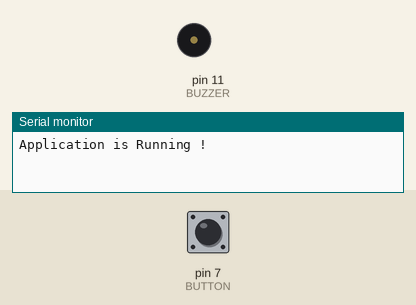
Simulated run of this sketch. Board: Arduino Uno, built with avr-gcc and run on an emulated ATmega328P. Parts: buzzer (waves = sounding), the last lines printed to the serial monitor. The inputs (shaded band) are chosen by the test bench; at power-on: pin 7 (BUTTON) LOW. Random numbers use the default seed unless the sketch sets one.

Above: at 1.2 s.
1.3 s: pin 7 (BUTTON) pulled HIGH for 0.15 s
At 3.4 s:
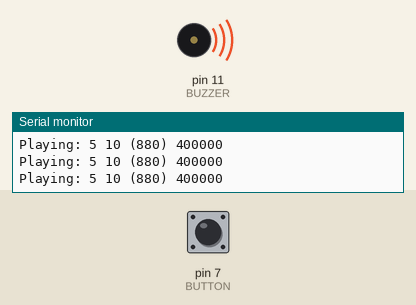
4.4 s: pin 7 (BUTTON) pulled HIGH for 1 s
Timing chart, 0 to 5.3 s (numbered marks = the images above; inputs shaded):
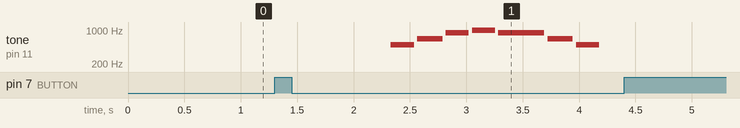

Measured:
- after the input at 1.3 s, tone on pin 11 (BUZZER): plays 494 Hz for 0.21 s, 659 Hz for 0.22 s, 880 Hz for 0.20 s, 988 Hz for 0.20 s, 880 Hz for 0.41 s, 659 Hz for 0.22 s … (7 notes in this stretch), starting after 1.0 s

The sketch:

music_player.ino
```cpp
#define BUTTON  7
#define BUZZER   11

//const char *song = "Indiana:d=4,o=5,b=250:e,8p,8f,8g,8p,1c6,8p.,d,8p,8e,1f,p.,g,8p,8a,8b,8p,1f6,p,a,8p,8b,2c6,2d6,2e6,e,8p,8f,8g,8p,1c6,p,d6,8p,8e6,1f.6,g,8p,8g,e.6,8p,d6,8p,8g,e.6,8p,d6,8p,8g,f.6,8p,e6,8p,8d6,2c6";
//const char *song = "Entertainer:d=4,o=5,b=140:8d,8d#,8e,c6,8e,c6,8e,2c.6,8c6,8d6,8d#6,8e6,8c6,8d6,e6,8b,d6,2c6,p,8d,8d#,8e,c6,8e,c6,8e,2c.6,8p,8a,8g,8f#,8a,8c6,e6,8d6,8c6,8a,2d6";
//const char *song = "Looney:d=4,o=5,b=140:32p,c6,8f6,8e6,8d6,8c6,a.,8c6,8f6,8e6,8d6,8d#6,e.6,8e6,8e6,8c6,8d6,8c6,8e6,8c6,8d6,8a,8c6,8g,8a#,8a,8f";
//const char *song = "Bond:d=4,o=5,b=80:32p,16c#6,32d#6,32d#6,16d#6,8d#6,16c#6,16c#6,16c#6,16c#6,32e6,32e6,16e6,8e6,16d#6,16d#6,16d#6,16c#6,32d#6,32d#6,16d#6,8d#6,16c#6,16c#6,16c#6,16c#6,32e6,32e6,16e6,8e6,16d#6,16d6,16c#6,16c#7,c.7,16g#6,16f#6,g#.6";
//const char *song = "MASH:d=8,o=5,b=140:4a,4g,f#,g,p,f#,p,g,p,f#,p,2e.,p,f#,e,4f#,e,f#,p,e,p,4d.,p,f#,4e,d,e,p,d,p,e,p,d,p,2c#.,p,d,c#,4d,c#,d,p,e,p,4f#,p,a,p,4b,a,b,p,a,p,b,p,2a.,4p,a,b,a,4b,a,b,p,2a.,a,4f#,a,b,p,d6,p,4e.6,d6,b,p,a,p,2b";
//const char *song = "StarWars:d=4,o=5,b=45:32p,32f#,32f#,32f#,8b.,8f#.6,32e6,32d#6,32c#6,8b.6,16f#.6,32e6,32d#6,32c#6,8b.6,16f#.6,32e6,32d#6,32e6,8c#.6,32f#,32f#,32f#,8b.,8f#.6,32e6,32d#6,32c#6,8b.6,16f#.6,32e6,32d#6,32c#6,8b.6,16f#.6,32e6,32d#6,32e6,8c#6,8p$";
//const char *song = "GoodBad:d=4,o=5,b=56:32p,32a#,32d#6,32a#,32d#6,8a#.,16f#.,16g#.,d#,32a#,32d#6,32a#,32d#6,8a#.,16f#.,16g#.,c#6,32a#,32d#6,32a#,32d#6,8a#.,16f#.,32f.,32d#.,c#,32a#,32d#6,32a#,32d#6,8a#.,16g#.,d#";
//const char *song = "TopGun:d=4,o=4,b=31:32p,16c#,16g#,16g#,32f#,32f,32f#,32f,16d#,16d#,32c#,32d#,16f,32d#,32f,16f#,32f,32c#,16f,d#,16c#,16g#,16g#,32f#,32f,32f#,32f,16d#,16d#,32c#,32d#,16f,32d#,32f,16f#,32f,32c#,g#";
//const char *song = "A-Team:d=8,o=5,b=125:4d#6,a#,2d#6,16p,g#,4a#,4d#.,p,16g,16a#,d#6,a#,f6,2d#6,16p,c#.6,16c6,16a#,g#.,2a#";
//const char *song = "Flinstones:d=4,o=5,b=40:32p,16f6,16a#,16a#6,32g6,16f6,16a#.,16f6,32d#6,32d6,32d6,32d#6,32f6,16a#,16c6,d6,16f6,16a#.,16a#6,32g6,16f6,16a#.,32f6,32f6,32d#6,32d6,32d6,32d#6,32f6,16a#,16c6,a#,16a6,16d.6,16a#6,32a6,32a6,32g6,32f#6,32a6,8g6,16g6,16c.6,32a6,32a6,32g6,32g6,32f6,32e6,32g6,8f6,16f6,16a#.,16a#6,32g6,16f6,16a#.,16f6,32d#6,32d6,32d6,32d#6,32f6,16a#,16c.6,32d6,32d#6,32f6,16a#,16c.6,32d6,32d#6,32f6,16a#6,16c7,8a#.6";
//const char *song = "Jeopardy:d=4,o=6,b=125:c,f,c,f5,c,f,2c,c,f,c,f,a.,8g,8f,8e,8d,8c#,c,f,c,f5,c,f,2c,f.,8d,c,a#5,a5,g5,f5,p,d#,g#,d#,g#5,d#,g#,2d#,d#,g#,d#,g#,c.7,8a#,8g#,8g,8f,8e,d#,g#,d#,g#5,d#,g#,2d#,g#.,8f,d#,c#,c,p,a#5,p,g#.5,d#,g#";
//const char *song = "MahnaMahna:d=16,o=6,b=125:c#,c.,b5,8a#.5,8f.,4g#,a#,g.,4d#,8p,c#,c.,b5,8a#.5,8f.,g#.,8a#.,4g,8p,c#,c.,b5,8a#.5,8f.,4g#,f,g.,8d#.,f,g.,8d#.,f,8g,8d#.,f,8g,d#,8c,a#5,8d#.,8d#.,4d#,8d#.";
//const char *song = "MissionImp:d=16,o=6,b=95:32d,32d#,32d,32d#,32d,32d#,32d,32d#,32d,32d,32d#,32e,32f,32f#,32g,g,8p,g,8p,a#,p,c7,p,g,8p,g,8p,f,p,f#,p,g,8p,g,8p,a#,p,c7,p,g,8p,g,8p,f,p,f#,p,a#,g,2d,32p,a#,g,2c#,32p,a#,g,2c,a#5,8c,2p,32p,a#5,g5,2f#,32p,a#5,g5,2f,32p,a#5,g5,2e,d#,8d";
const char *song = "MacGyver:d=4,o=6,b=150:8b4,8e5,8a5,8b5,a5,8e5,8b4,8p,8e5,8a5,8b5,8a5,8e5,b4,8p,8e5,8a5,8b5,a5,8e5,8b4,8p,8a5,8d,8c,8d,8c,8b5,8a5,8b4,8e5,8a5,8b5,a5,8e5,8b4,8p,8e5,8a5,8b5,8a5,8e5,b4,8p,8e5,8a5,8b5,a5,8e5,8b4,8p,8a5,8d,8c,8d,8c,8b5,8a5,b5,8p,2b5,8p,b5,8p,a5,d.,b5,8p,2b5,8p,8b5,8p,2a5,p,8c,8c,8c,8c,8c,8c,8c,8c,2b5,16p,8f#5,8a5,8p,2g5,8p,8c,8c,8p,b5,8a5,8b5,8a5,8g5,8p,e,2a5,16p,8c,8c,8p,2b5,8p,8f#5,8a5,8p,2g5,8p,8c,8c,8p,4b5,8a5,8b5,8a5,8g5,8p,4e,2a5,2b5,32p,8c,8b5,8a5,c,8b5,8a5,8d,8c,8b5,d,8c,8b5,e,8d,8e,f#,b5,g,8p,f#,f,b5,8g,8e,8b5,8f#,8d,8a5,8e,8c,8g5,8d,8b5,8g5,8c,8e5,8b5,8d5,8c,8b5,8a5,8g5,a#5,a5,8g,8g5,8d,8g5,8d#,8d#5,8a#5,8a5,8g5,8g4,8d5,8g4,8d#5,8g4,8a#4,8a4,8g4,8g4,8g4,8g4,8g4,8g4,8g4,8p$";

enum e_state {WAITING, STARTING, PLAYING, NOISING, ENDING};
int state = WAITING;

void setup() {
  pinMode(BUTTON, INPUT);
  pinMode(BUZZER, OUTPUT);
  choose_song(song, BUZZER);

  Serial.begin(9600);
  while(!Serial);
  Serial.println("Application is Running !");
}

void loop() {
  switch(state){
    case WAITING:
      waiting();
      break;
    case STARTING:
      starting();
      break;
    case PLAYING:
      playing();
      break;
    case NOISING:
      noise(300, 3000);
      break;
    case ENDING:
      ending();
      break;
  }
}

void waiting() {
  if (digitalRead(BUTTON) == HIGH) {
    Serial.println("Button pushed");
    state = STARTING;
    start_playing();
  }
}

void starting() {
  Serial.println("Playing start in 1 second");
  delay(1000);
  Serial.println("Playing now");
  state = PLAYING;
}

void playing() {
  play_note();
  if (!is_playing_song()) {
    Serial.println("End of the song");
    state = ENDING;
  }
  if (digitalRead(BUTTON) == HIGH) {
    Serial.println("Button pushed");
    state = NOISING;
    stop_playing();
  }
}

void noise(int freq, int duration)  {
  int low = freq - 100;
  int high = freq + 100;
  unsigned long time = millis();
  while(millis() - time <= duration)  {
    tone(BUZZER, random(low, high));
  }
  noTone(BUZZER);
  state = ENDING;
}


void ending() {
  Serial.println("Ending start in 10 seconds");
  delay(10000);
  Serial.println("Ending now");
  state = WAITING;
}
```

song.ino
```cpp
#define OCTAVE_OFFSET 0

#define NOTE_C4  262
#define NOTE_CS4 277
#define NOTE_D4  294
#define NOTE_DS4 311
#define NOTE_E4  330
#define NOTE_F4  349
#define NOTE_FS4 370
#define NOTE_G4  392
#define NOTE_GS4 415
#define NOTE_A4  440
#define NOTE_AS4 466
#define NOTE_B4  494
#define NOTE_C5  523
#define NOTE_CS5 554
#define NOTE_D5  587
#define NOTE_DS5 622
#define NOTE_E5  659
#define NOTE_F5  698
#define NOTE_FS5 740
#define NOTE_G5  784
#define NOTE_GS5 831
#define NOTE_A5  880
#define NOTE_AS5 932
#define NOTE_B5  988
#define NOTE_C6  1047
#define NOTE_CS6 1109
#define NOTE_D6  1175
#define NOTE_DS6 1245
#define NOTE_E6  1319
#define NOTE_F6  1397
#define NOTE_FS6 1480
#define NOTE_G6  1568
#define NOTE_GS6 1661
#define NOTE_A6  1760
#define NOTE_AS6 1865
#define NOTE_B6  1976
#define NOTE_C7  2093
#define NOTE_CS7 2217
#define NOTE_D7  2349
#define NOTE_DS7 2489
#define NOTE_E7  2637
#define NOTE_F7  2794
#define NOTE_FS7 2960
#define NOTE_G7  3136
#define NOTE_GS7 3322
#define NOTE_A7  3520
#define NOTE_AS7 3729
#define NOTE_B7  3951

int notes[] = { 0,
  NOTE_C4, NOTE_CS4, NOTE_D4, NOTE_DS4, NOTE_E4, NOTE_F4, NOTE_FS4, NOTE_G4, NOTE_GS4, NOTE_A4, NOTE_AS4, NOTE_B4,
  NOTE_C5, NOTE_CS5, NOTE_D5, NOTE_DS5, NOTE_E5, NOTE_F5, NOTE_FS5, NOTE_G5, NOTE_GS5, NOTE_A5, NOTE_AS5, NOTE_B5,
  NOTE_C6, NOTE_CS6, NOTE_D6, NOTE_DS6, NOTE_E6, NOTE_F6, NOTE_FS6, NOTE_G6, NOTE_GS6, NOTE_A6, NOTE_AS6, NOTE_B6,
  NOTE_C7, NOTE_CS7, NOTE_D7, NOTE_DS7, NOTE_E7, NOTE_F7, NOTE_FS7, NOTE_G7, NOTE_GS7, NOTE_A7, NOTE_AS7, NOTE_B7
};

char _pin;
const char *song_to_play;
const char *note_pointer;
char duration = 4;
char octave = 6;
int bpm = 63;
long wholenote; // don't know what is this ?!
bool playing_song = false;


void choose_song(const char *s, char pin) {
  _pin = pin;
  song_to_play = s;
}

void start_playing() {
  note_pointer = song_to_play;

  // Absolutely no error checking in here
  int num; // utility to parse numbers from the notes sequence of the `song` string.

  // format: d=N,o=N,b=NNN:
  // find the start (skip name, etc)

  while (*note_pointer != ':') {
    note_pointer++; // ignore name
  }
  note_pointer++; // skip ':'

  // get default duration
  if (*note_pointer == 'd') {
    note_pointer += 2; // skip "d="
    num = 0;
    while (isdigit(*note_pointer)) {
      num = (num * 10) + (*note_pointer++ - '0');
    }
    if (num > 0) {
      duration = num;
    }
    note_pointer++; // skip comma
  }
  Serial.print("duration: "); Serial.println(duration, 10);

  // get default octave
  if (*note_pointer == 'o') {
    note_pointer++; note_pointer++; // skip "o="
    num = *note_pointer++ - '0';
    if (num >= 3 && num <= 7) {
      octave = num;
    }
    note_pointer++; // skip comma
  }
  Serial.print("octave: "); Serial.println(octave, 10);

  // get BPM
  if (*note_pointer == 'b') {
    note_pointer++; note_pointer++; // skip "b="
    num = 0;
    while (isdigit(*note_pointer)) {
      num = (num * 10) + (*note_pointer++ - '0');
    }
    bpm = num;
    note_pointer++; // skip colon
  }
  Serial.print("bpm: "); Serial.println(bpm, 10);

  // BPM usually expresses the number of quarter notes per minute
  wholenote = (60 * 1000L / bpm) * 4;  // this is the time for whole note (in milliseconds)
  Serial.print("wholenote: "); Serial.println(wholenote, 10);

  playing_song = true;
}

void stop_playing() {
  playing_song = false;
  noTone(_pin);
}


char note = 0;
char scale = 0;
unsigned long note_start = 0;
unsigned long note_duration = 0;

void play_note() {
  if (!playing_song) {
    return;
  }

  int num; // util var to parse numbers from the notes sequence of the `song` string.

  unsigned long note_micros = micros() - note_start;
  if (note_micros < note_duration) {
    // now, play the note or the pause
    if (note) {
      Serial.print("Playing: ");
      Serial.print(scale, 10); Serial.print(' ');
      Serial.print(note, 10); Serial.print(" (");
      Serial.print(notes[(scale - 4) * 12 + note], 10);
      Serial.print(") ");
      Serial.println(note_duration, 10);
      tone(_pin, notes[(scale - 4) * 12 + note]);
    } else {
      Serial.print("Pausing: ");
      Serial.println(note_duration, 10);
    }
  } else {
//  if (note_micros >= note_duration) {
    noTone(_pin);

    // first, get note duration, if available
    num = 0;
    while (isdigit(*note_pointer)) {
      num = (num * 10) + (*note_pointer++ - '0');
    }
    if (num) {
      note_duration = wholenote / num;
    } else {
      note_duration = wholenote / duration;  // we will need to check if we are a dotted note after
    }
    note_duration *= 1000; // convert milliseconds to microseconds

    // now get the note
    switch (*note_pointer) {
      case 'c':
        note = 1;
        break;
      case 'd':
        note = 3;
        break;
      case 'e':
        note = 5;
        break;
      case 'f':
        note = 6;
        break;
      case 'g':
        note = 8;
        break;
      case 'a':
        note = 10;
        break;
      case 'b':
        note = 12;
        break;
      case 'p':
      default:
        note = 0;
    }
    note_pointer++;

    // now, get optional '#' sharp
    if (*note_pointer == '#') {
      note++;
      note_pointer++;
    }

    // now, get optional '.' dotted note
    if (*note_pointer == '.') {
      note_duration += note_duration/2;
      note_pointer++;
    }

    // now, get scale
    if (isdigit(*note_pointer)) {
      scale = *note_pointer - '0';
      note_pointer++;
    } else {
      scale = octave;
    }
    scale += OCTAVE_OFFSET;

    if (*note_pointer == ',') {
      // skip comma for next note (or we may be at the end)
      note_pointer++;
    } else if (*note_pointer == '$') {
      // stop the song if it's the end (materialized with $ char)
      stop_playing();
    }

//    // now, play the note or the pause
    if (note) {
      Serial.print("Playing: ");
      Serial.print(scale, 10); Serial.print(' ');
      Serial.print(note, 10); Serial.print(" (");
      Serial.print(notes[(scale - 4) * 12 + note], 10);
      Serial.print(") ");
      Serial.println(note_duration, 10);
      tone(_pin, notes[(scale - 4) * 12 + note]);
    } else {
      Serial.print("Pausing: ");
      Serial.println(note_duration, 10);
    }

    note_start = micros();
  }
}

bool is_playing_song() {
  return playing_song;
}
```
